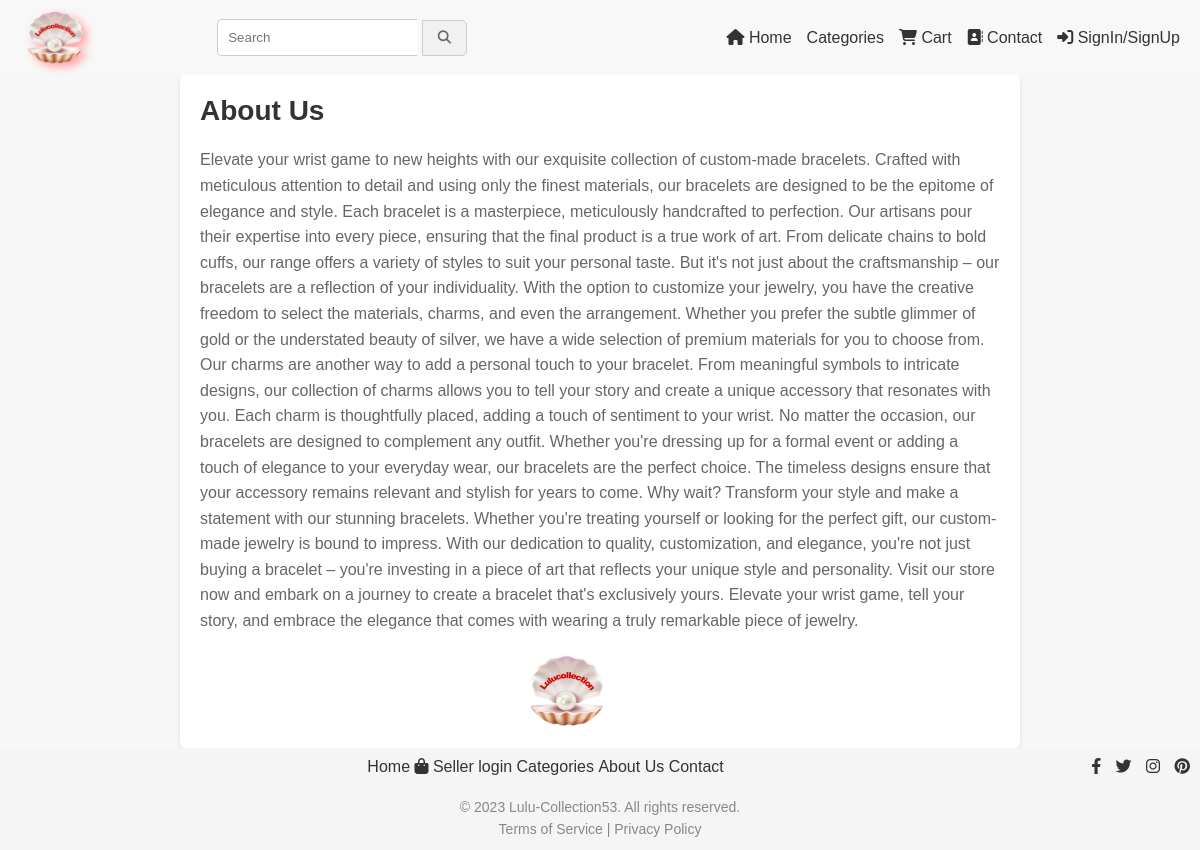
The page /about-us/ on the database its author committed.
### cart/models.py (models this page shows, shortened)
class AboutUs(models.Model):
    seller = models.ForeignKey(Seller, on_delete=models.CASCADE)
    description = models.TextField()
    brand_logo = models.ImageField(upload_to='brand_logo', default=False)

### cart/views.py (the view)
# urls.py: path('about-us/', views.about_us, name='about_us'),
def about_us(request):
    about_us = AboutUs.objects.last()
    return render(request, 'about_us.html', {'about_us': about_us})

### templates/about_us.html (shortened to what this page needs)
{% extends 'base.html' %}
{% block content %}
<!DOCTYPE html>
<html lang="en">
<head>
  <link rel="stylesheet" href="/css/about_us.css">
</head>
<body>
  <div class="container">
    <h1>About Us</h1>
    <p>{{ about_us.description }}</p>
    <div id="brand-logo"><img src="{{ about_us.brand_logo.url }}"   alt=""></div>
  </div>
</body>
</html>
{% endblock %}

### media/css/about_us.css (style rules this page uses)
body, h1, p { margin: 0; padding: 0; }
body { font-family: Arial, sans-serif; background-color: #f7f7f7; }
.container { max-width: 800px; margin: 0 auto; padding: 20px; background-color: #ffffff; border-radius: 5px; box-shadow: 0px 2px 5px rgba(0, 0, 0, 0.1); }
h1 { font-size: 28px; margin-bottom: 20px; color: #333333; }
p { font-size: 16px; line-height: 1.6; color: #666666; }
.container p { margin-bottom: 20px; }
#brand-logo img { width: 100px; height: auto; margin-left: 40%; }

### rows shown on the page
AboutUs: description "Elevate your wrist game to new heights with our exquisite collection of custom-made bracelets. Crafted with meticulous attention to detail and using only the finest materials, our bracelets are designed to be the epitome of elegance and style. Each bracelet is a masterpiece, meticulously handcrafted to perfection. Our artisans pour their expertise into every piece, ensuring that the final product is a true work of art. From delicate chains to bold cuffs, our range offers a variety of styles to suit your personal taste. But it's not just about the craftsmanship – our bracelets are a reflection of your individuality. With the option to customize your jewelry, you have the creative freedom to…", brand_logo (picture)
